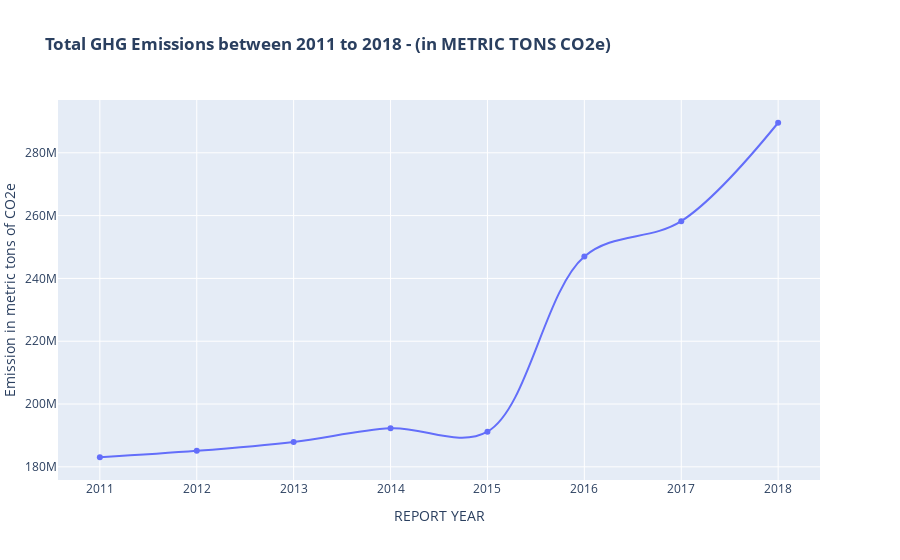

The cell this chart's notebook holds for it:
### Markdown cell above
### Fig 1: Trend line of total GHG emissions from US Oil and Gas Companies between 2011 and 2018.

### Code cell
df_fig1=df_aggByYearComp[['REPORTING_YEAR','GHG_CONTRIBUTION']].groupby('REPORTING_YEAR').sum()\
.reset_index().sort_values('REPORTING_YEAR')

x=df_fig1.REPORTING_YEAR

layout=go.Layout(title='<b>Total GHG Emissions between 2011 to 2018 - (in METRIC TONS CO2e)</b>',
                 xaxis=dict(title='REPORT YEAR'),yaxis=dict(title='Emission in metric tons of CO2e'), 
                 margin=dict(l=0)
                )
trace1 =  go.Scatter(x=x,
                     y=df_fig1.GHG_CONTRIBUTION,
                     mode = 'lines+markers',
                     name='Total Emission'
                     ,line = dict(shape='spline')
                    )
fig1 = go.Figure(data=[trace1], layout=layout)
py.offline.iplot(fig1)
#fig1.show()

### Figure 1 — Plotly figure (JSON) as saved in the notebook; plotly's stock layout.template omitted (floating-point values rounded to 4 significant figures)
{"data": [{"line": {"shape": "spline"}, "mode": "lines+markers", "name": "Total Emission", "type": "scatter", "x": [2011, 2012, 2013, 2014, 2015, 2016, 2017, 2018], "y": [183100000.0, 185100000.0, 187900000.0, 192300000.0, 191200000.0, 247000000.0, 258200000.0, 289600000.0]}], "layout": {"margin": {"l": 0}, "title": {"text": "<b>Total GHG Emissions between 2011 to 2018 - (in METRIC TONS CO2e)</b>"}, "xaxis": {"title": {"text": "REPORT YEAR"}}, "yaxis": {"title": {"text": "Emission in metric tons of CO2e"}}}}
